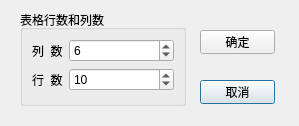
<?xml version="1.0" encoding="UTF-8"?>
<ui version="4.0">
 <class>TDialogSize</class>
 <widget class="QDialog" name="TDialogSize">
  <property name="geometry">
   <rect>
    <x>0</x>
    <y>0</y>
    <width>299</width>
    <height>126</height>
   </rect>
  </property>
  <property name="windowTitle">
   <string>Dialog</string>
  </property>
  <widget class="QGroupBox" name="groupBox">
   <property name="geometry">
    <rect>
     <x>20</x>
     <y>10</y>
     <width>166</width>
     <height>96</height>
    </rect>
   </property>
   <property name="title">
    <string>表格行数和列数</string>
   </property>
   <layout class="QFormLayout" name="formLayout">
    <item row="0" column="0">
     <widget class="QLabel" name="label_2">
      <property name="text">
       <string>列  数</string>
      </property>
     </widget>
    </item>
    <item row="0" column="1">
     <widget class="QSpinBox" name="spinBoxColumn">
      <property name="minimum">
       <number>1</number>
      </property>
      <property name="maximum">
       <number>500</number>
      </property>
      <property name="value">
       <number>6</number>
      </property>
     </widget>
    </item>
    <item row="1" column="0">
     <widget class="QLabel" name="label">
      <property name="text">
       <string>行  数</string>
      </property>
     </widget>
    </item>
    <item row="1" column="1">
     <widget class="QSpinBox" name="spinBoxRow">
      <property name="minimum">
       <number>1</number>
      </property>
      <property name="maximum">
       <number>500</number>
      </property>
      <property name="value">
       <number>10</number>
      </property>
     </widget>
    </item>
   </layout>
  </widget>
  <widget class="QPushButton" name="btnCancel">
   <property name="geometry">
    <rect>
     <x>200</x>
     <y>80</y>
     <width>75</width>
     <height>24</height>
    </rect>
   </property>
   <property name="text">
    <string>取消</string>
   </property>
   <property name="icon">
    <iconset resource="res.qrc">
     <normaloff>:/images/images/706.bmp</normaloff>:/images/images/706.bmp</iconset>
   </property>
  </widget>
  <widget class="QPushButton" name="btnOK">
   <property name="geometry">
    <rect>
     <x>200</x>
     <y>30</y>
     <width>75</width>
     <height>24</height>
    </rect>
   </property>
   <property name="text">
    <string>确定</string>
   </property>
   <property name="icon">
    <iconset resource="res.qrc">
     <normaloff>:/images/images/704.bmp</normaloff>:/images/images/704.bmp</iconset>
   </property>
  </widget>
 </widget>
 <resources>
  <include location="res.qrc"/>
 </resources>
 <connections>
  <connection>
   <sender>btnOK</sender>
   <signal>clicked()</signal>
   <receiver>TDialogSize</receiver>
   <slot>accept()</slot>
   <hints>
    <hint type="sourcelabel">
     <x>237</x>
     <y>41</y>
    </hint>
    <hint type="destinationlabel">
     <x>149</x>
     <y>62</y>
    </hint>
   </hints>
  </connection>
  <connection>
   <sender>btnCancel</sender>
   <signal>clicked()</signal>
   <receiver>TDialogSize</receiver>
   <slot>reject()</slot>
   <hints>
    <hint type="sourcelabel">
     <x>237</x>
     <y>91</y>
    </hint>
    <hint type="destinationlabel">
     <x>149</x>
     <y>62</y>
    </hint>
   </hints>
  </connection>
 </connections>
</ui>
